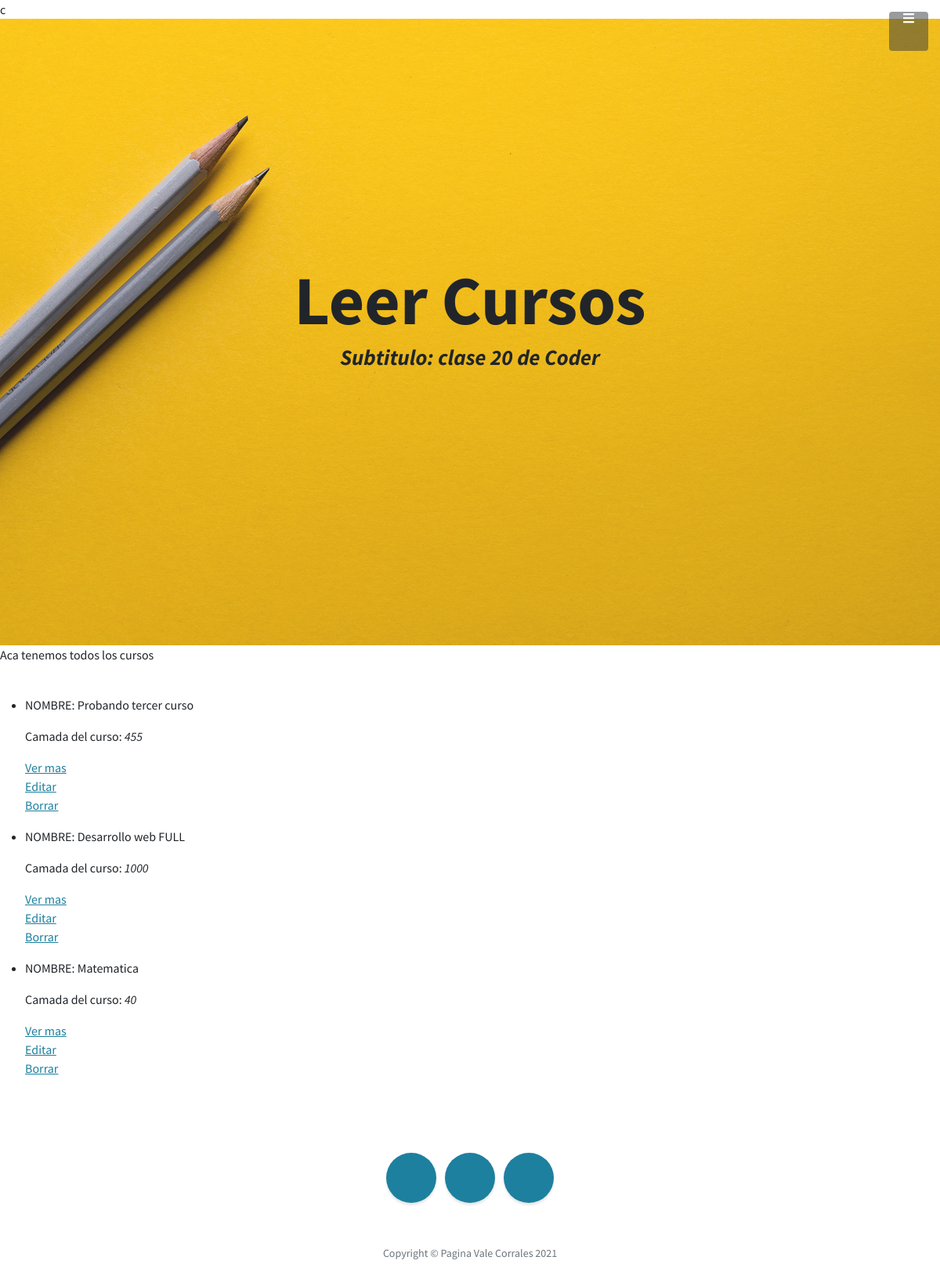
Page /AppCoder/curso/list/ (signed in) on the committed database.
### AppCoder/models.py (models this page shows, shortened)
class Curso(models.Model): #este es nuestro primer modelo
    nombre = models.CharField(max_length=40)
    camada = models.IntegerField()
    esNoche = models.BooleanField(null=True)

### AppCoder/views.py (the view)
# urls.py: path('curso/list/', views.CursoList.as_view(), name='List'), #es el de leer
class CursoList(ListView): #este te lleva al curso list, en template name lo dice
    model = Curso # a djnago le decis: modelo con el que vas a trabajar
    template_name = "AppCoder/cursos_list.html" #a djando le decis: template con el que vas a trabajar

### AppCoder/templates/AppCoder/cursos_list.html (shortened to what this page needs)
c{% extends "AppCoder/padre.html" %}
{% load static %}
    {% block contenido2 %}
    <h1 class="mb-1">Leer Cursos</h1>
    {% endblock %}
    {% block contenido %}
        <p>Aca tenemos todos los cursos</p> <br>
        <ul>
            {% for curso in object_list %}
            <li>
                <p>NOMBRE: {{ curso.nombre }}</p>
                <p>Camada del curso: <i>{{ curso.camada }}</i></p>
                <p>
                     <a href="{% url 'Detail' curso.id %}"> Ver mas </a>
                     <br>
                     <a href="{% url 'Edit' curso.id %}"> Editar </a>
                     <br>
                     <a href="{% url 'Delete' curso.id %}"> Borrar </a>
                </p>
            </li>
            {% endfor %}
        </ul>
    {% endblock %}

### rows in the picture
Curso: nombre "Probando tercer curso", camada "455"
Curso: nombre "Desarrollo web FULL", camada "1000"
Curso: nombre "Matematica", camada "40"
